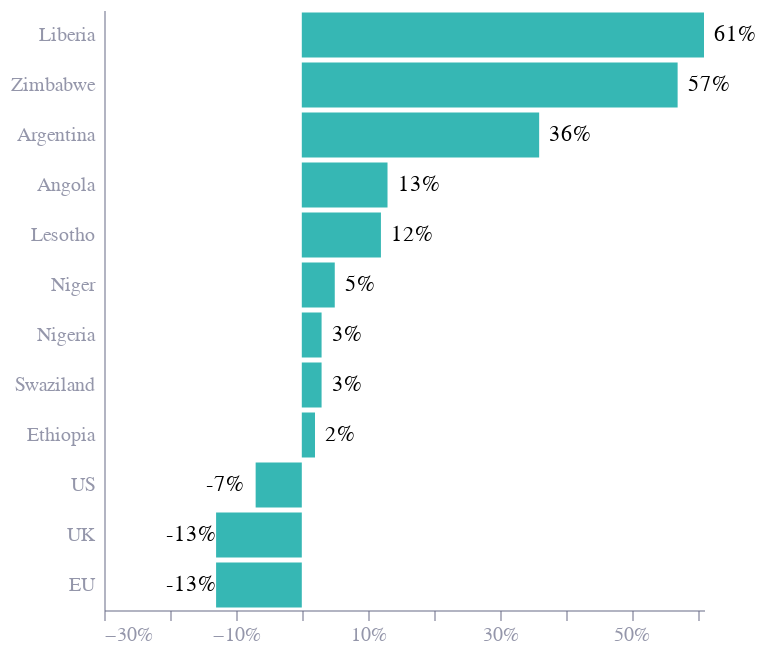

The notebook cell this image was saved under:
### Markdown cell above
## Fig 4

### Code cell
df = pd.read_csv("fig4_changes.csv")

df['value'] = df.Change.str.replace("%", "").astype(float)/100

countries = [
    "Liberia",
    "Zimbabwe",
    "Argentina",
    "Angola",
    "Lesotho",
    "Niger",
    "Nigeria",
    "Swaziland",
    "Ethiopia",
    "US",
    "UK",
    "EU"
]

df = df[df.Country.isin(countries)]

base = alt.Chart(df).encode(
    x=alt.X('value:Q', axis=alt.Axis(title=None, format=".0%"), scale=alt.Scale(domainMin=-0.3)),
    y=alt.Y('Country:N', axis=alt.Axis(title=None), sort="-x"),
).properties(
    width=300,
    height=300
)

bars = base.mark_bar(color="#36B7B4")

labels = base.mark_text(
    align='left',
    baseline='middle',
    dx=alt.expr("datum.value > 0 ? 5 : -25")
).encode(
    text='Change:N'
)

chart = bars + labels

chart.save("fig4.json")
chart.save("fig4.png", scale_factor=2.0)

chart.display()

### Figure 1 — Vega-Lite specification as saved in the notebook (floating-point values rounded to 4 significant figures)
{"config": {"font": "Circular Std", "mark": {"line": {"interpolate": "monotone"}}, "view": {"stroke": "transparent", "width": 400, "height": 300}, "range": {"category": ["#36B7B4", "#E6224B", "#F4C245", "#0063AF", "#00A767", "#179FDB", "#EB5C2E"], "diverging": ["#E6224B", "#E54753", "#C9C9C9", "#179FDB", "#122B39"], "heatmap": ["#C9C9C9", "#179FDB", "#0063AF", "#122B39"], "ordinal": ["#00A767", "#36B7B4", "#179FDB", "#0063AF", "#243B5A"]}, "axisX": {"domainColor": "#676A86", "domainOpacity": 0.5, "grid": false, "labelAngle": 0, "labelColor": "#676A86", "labelOpacity": 0.7, "orient": "bottom", "tickColor": "#676A86", "tickCount": 10, "tickOpacity": 0.5, "title": false, "titleAlign": "center", "titleAnchor": "middle", "titleColor": "#676A86", "titleFontSize": 12, "titleOpacity": 0.8, "titleY": -15}, "axisY": {"domainColor": "#676A86", "domainOpacity": 0.5, "gridColor": "#676A86", "gridDash": [1, 5], "gridOpacity": 0.5, "labelColor": "#676A86", "labelOpacity": 0.7, "labelPadding": 5, "tickColor": "#676A86", "tickCount": 8, "tickOpacity": 0.5, "ticks": false, "titleAlign": "left", "titleAngle": 0, "titleBaseline": "bottom", "titleColor": "#676A86", "titleFontSize": 12, "titleOpacity": 0.8, "titleX": 0, "titleY": -7}}, "layer": [{"mark": {"type": "bar", "color": "#36B7B4"}, "encoding": {"x": {"axis": {"format": ".0%", "title": null}, "field": "value", "scale": {"domainMin": -0.3}, "type": "quantitative"}, "y": {"axis": {"title": null}, "field": "Country", "sort": "-x", "type": "nominal"}}}, {"mark": {"type": "text", "align": "left", "baseline": "middle", "dx": {"expr": "datum.value > 0 ? 5 : -25"}}, "encoding": {"text": {"field": "Change", "type": "nominal"}, "x": {"axis": {"format": ".0%", "title": null}, "field": "value", "scale": {"domainMin": -0.3}, "type": "quantitative"}, "y": {"axis": {"title": null}, "field": "Country", "sort": "-x", "type": "nominal"}}}], "data": {"name": "data-e83d619bc16e903f5f9162d312d71c6d"}, "height": 300, "width": 300, "$schema": "https://vega.github.io/schema/vega-lite/v5.8.0.json", "datasets": {"data-e83d619bc16e903f5f9162d312d71c6d": [{"Country": "Liberia", "Change": "61%", "value": 0.61}, {"Country": "Zimbabwe", "Change": "57%", "value": 0.57}, {"Country": "Argentina", "Change": "36%", "value": 0.36}, {"Country": "Angola", "Change": "13%", "value": 0.13}, {"Country": "Lesotho", "Change": "12%", "value": 0.12}, {"Country": "Niger", "Change": "5%", "value": 0.05}, {"Country": "Nigeria", "Change": "3%", "value": 0.03}, {"Country": "Swaziland", "Change": "3%", "value": 0.03}, {"Country": "Ethiopia", "Change": "2%", "value": 0.02}, {"Country": "US", "Change": "-7%", "value": -0.07}, {"Country": "UK", "Change": "-13%", "value": -0.13}, {"Country": "EU", "Change": "-13%", "value": -0.13}]}}
